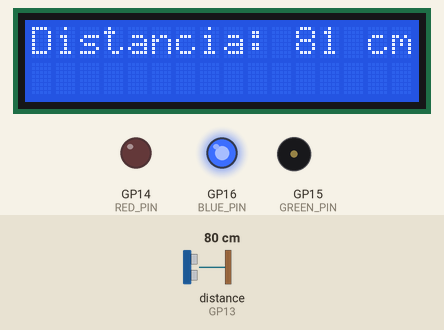
Bench run of a sketch on a simulated Raspberry Pi Pico. On the bench: 16×2 character LCD, output pins drawn as LEDs (lit = HIGH), buzzer (waves = sounding, pin HIGH). The inputs (shaded band) are chosen by the test bench; at power-on: distance to the obstacle (sensor on GP13) 80 cm. The echo pulse lasts 58.3 µs per cm; what the sketch prints to the serial monitor is not drawn.

Above: at 3.2 s.
3.3 s: distance to the obstacle (sensor on GP13) set to 55 cm
At 4.7 s:
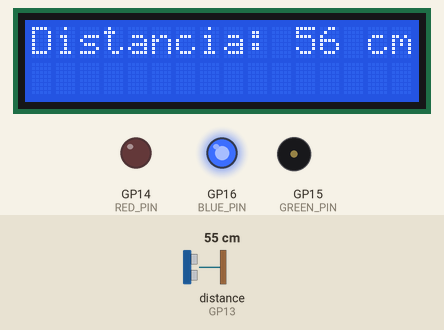
6.0 s: distance to the obstacle (sensor on GP13) set to 46 cm
At 7.5 s:
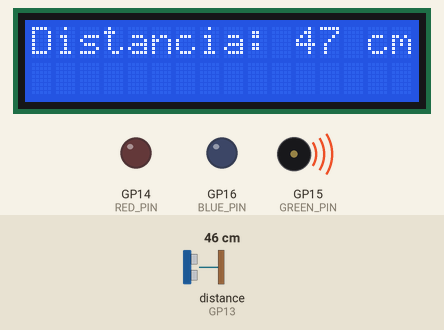
8.7 s: distance to the obstacle (sensor on GP13) set to 21 cm
At 10.4 s:
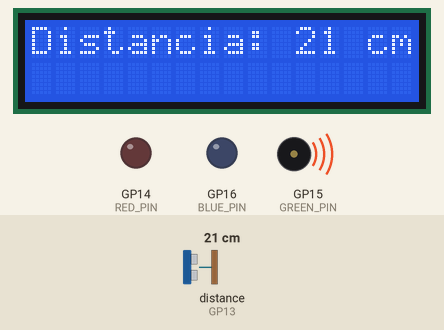
11.5 s: distance to the obstacle (sensor on GP13) set to 17 cm
At 13.2 s:
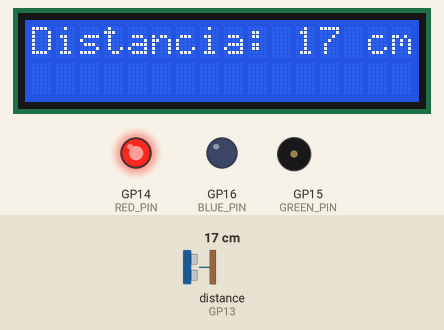
14.2 s: distance to the obstacle (sensor on GP13) set to 2 cm
At 17.4 s:
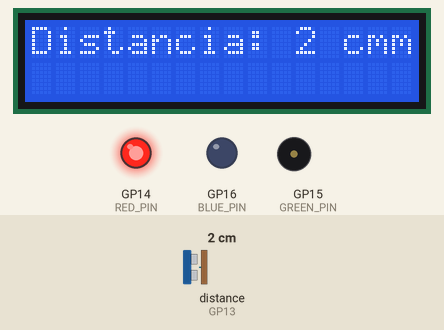
Timing chart, 0 to 18.5 s (numbered marks = the images above; inputs shaded):
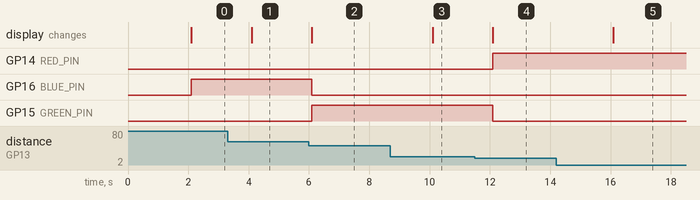

Measured:
- the behaviour switches between 50 and 49 cm on distance to the obstacle (sensor on GP13) (found by bisection; images 1 and 2)
- the behaviour switches between 20 and 19 cm on distance to the obstacle (sensor on GP13) (found by bisection; images 3 and 4)
- after the input at 3.3 s, the display: changes after 0.80 s (image 1)
- after the input at 6.0 s, GP16 (BLUE_PIN): HIGH → LOW after 0.10 s; GP15 (GREEN_PIN): LOW → HIGH after 0.10 s; the display: changes after 0.10 s (image 2)
- after the input at 8.7 s, the display: changes after 1.4 s (image 3)
- after the input at 11.5 s, GP14 (RED_PIN): LOW → HIGH after 0.60 s; GP15 (GREEN_PIN): HIGH → LOW after 0.60 s; the display: changes after 0.60 s (image 4)
- after the input at 14.2 s, the display: changes after 1.9 s (image 5)

The sketch:

sketch.ino
```cpp
#include <Wire.h>
#include <LiquidCrystal_I2C.h>
#include <NewPing.h>

#define TRIGGER_PIN 12
#define ECHO_PIN 13
#define MAX_DISTANCE 400

#define RED_PIN 14
#define GREEN_PIN 15
#define BLUE_PIN 16

unsigned long previousMillis = 0;
const long interval = 2000;

NewPing sonar(TRIGGER_PIN, ECHO_PIN, MAX_DISTANCE);
LiquidCrystal_I2C lcd(0x27, 16, 2);

void setup() {
  Serial.begin(115200);
  Wire.begin();
  lcd.init();
  lcd.backlight();
  lcd.setCursor(0, 0);
  lcd.print("Iniciando...");
  delay(2000);
  lcd.clear();
  pinMode(RED_PIN, OUTPUT);
  pinMode(GREEN_PIN, OUTPUT);
  pinMode(BLUE_PIN, OUTPUT);
  Serial.println("Sistema Iniciado");
}

void loop() {
  if (millis() - previousMillis >= interval) {
    previousMillis = millis();
    uint16_t distance = sonar.ping_cm();

    if (distance == 0) {
      lcd.setCursor(0, 0);
      lcd.print("Erro na leitura!");
      Serial.println("Erro na leitura do sensor");
      delay(2000);
      lcd.clear();
    } else {
      lcd.setCursor(0, 0);
      lcd.print("Distancia: ");
      lcd.print(distance);
      lcd.print(" cm");
      Serial.print("Distancia: ");
      Serial.print(distance);
      Serial.println(" cm");

      if (distance < 20) {
        analogWrite(RED_PIN, 255);
        analogWrite(GREEN_PIN, 0);
        analogWrite(BLUE_PIN, 0);
        Serial.println("LED: Vermelho");
      } else if (distance <= 50) {
        analogWrite(RED_PIN, 0);
        analogWrite(GREEN_PIN, 255);
        analogWrite(BLUE_PIN, 0);
        Serial.println("LED: Verde");
      } else {
        analogWrite(RED_PIN, 0);
        analogWrite(GREEN_PIN, 0);
        analogWrite(BLUE_PIN, 255);
        Serial.println("LED: Azul");
      }
    }
  }
}
```
